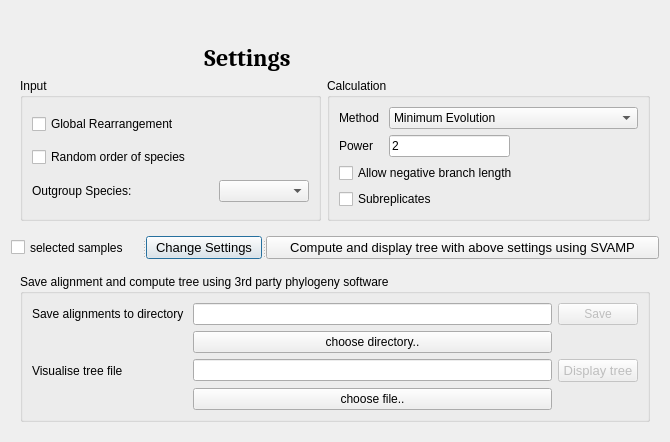
<?xml version="1.0" encoding="UTF-8"?>
<ui version="4.0">
 <class>TreeOptionsDialog</class>
 <widget class="QDialog" name="TreeOptionsDialog">
  <property name="geometry">
   <rect>
    <x>0</x>
    <y>0</y>
    <width>670</width>
    <height>442</height>
   </rect>
  </property>
  <property name="sizePolicy">
   <sizepolicy hsizetype="Minimum" vsizetype="Minimum">
    <horstretch>0</horstretch>
    <verstretch>0</verstretch>
   </sizepolicy>
  </property>
  <property name="windowTitle">
   <string>SVAMP : Tree Options Dialog</string>
  </property>
  <layout class="QVBoxLayout" name="verticalLayout">
   <item>
    <widget class="QFrame" name="frame_advancedSet">
     <property name="frameShape">
      <enum>QFrame::NoFrame</enum>
     </property>
     <property name="frameShadow">
      <enum>QFrame::Raised</enum>
     </property>
     <property name="lineWidth">
      <number>0</number>
     </property>
     <layout class="QGridLayout" name="gridLayout_5" rowstretch="1,0,0,0,0,0">
      <item row="4" column="1">
       <widget class="QLabel" name="label_title">
        <property name="font">
         <font>
          <family>Cambria</family>
          <pointsize>18</pointsize>
          <weight>75</weight>
          <bold>true</bold>
         </font>
        </property>
        <property name="text">
         <string>Settings</string>
        </property>
        <property name="alignment">
         <set>Qt::AlignCenter</set>
        </property>
       </widget>
      </item>
      <item row="5" column="0" colspan="2">
       <widget class="QGroupBox" name="groupBox_input">
        <property name="title">
         <string>Input</string>
        </property>
        <layout class="QGridLayout" name="gridLayout_3">
         <item row="0" column="0" colspan="3">
          <widget class="QCheckBox" name="checkBox_globalArrange">
           <property name="text">
            <string>Global Rearrangement</string>
           </property>
          </widget>
         </item>
         <item row="1" column="0" colspan="3">
          <widget class="QCheckBox" name="checkBox_randomSp">
           <property name="text">
            <string>Random order of species</string>
           </property>
          </widget>
         </item>
         <item row="2" column="0" colspan="2">
          <widget class="QLabel" name="label">
           <property name="text">
            <string>Outgroup Species:</string>
           </property>
          </widget>
         </item>
         <item row="2" column="2">
          <widget class="QComboBox" name="comboBox_sampleList"/>
         </item>
        </layout>
       </widget>
      </item>
      <item row="5" column="2" colspan="2">
       <widget class="QGroupBox" name="groupBox_2">
        <property name="title">
         <string>Calculation</string>
        </property>
        <layout class="QGridLayout" name="gridLayout_2" columnstretch="1,0,0,0">
         <item row="0" column="0">
          <widget class="QLabel" name="label_method">
           <property name="text">
            <string>Method </string>
           </property>
          </widget>
         </item>
         <item row="0" column="1" colspan="3">
          <widget class="QComboBox" name="comboBox_method">
           <item>
            <property name="text">
             <string>Minimum Evolution</string>
            </property>
           </item>
           <item>
            <property name="text">
             <string>Fitch-Margoliash</string>
            </property>
           </item>
          </widget>
         </item>
         <item row="1" column="0">
          <widget class="QLabel" name="label_power">
           <property name="text">
            <string>Power </string>
           </property>
          </widget>
         </item>
         <item row="1" column="1">
          <widget class="QLineEdit" name="lineEdit_power">
           <property name="text">
            <string>2</string>
           </property>
          </widget>
         </item>
         <item row="1" column="2" colspan="2">
          <spacer name="horizontalSpacer_4">
           <property name="orientation">
            <enum>Qt::Horizontal</enum>
           </property>
           <property name="sizeHint" stdset="0">
            <size>
             <width>122</width>
             <height>20</height>
            </size>
           </property>
          </spacer>
         </item>
         <item row="2" column="0" colspan="3">
          <widget class="QCheckBox" name="checkBox_negallowed">
           <property name="text">
            <string>Allow negative branch length</string>
           </property>
          </widget>
         </item>
         <item row="3" column="0" colspan="2">
          <widget class="QCheckBox" name="checkBox_replicates">
           <property name="text">
            <string>Subreplicates</string>
           </property>
          </widget>
         </item>
        </layout>
       </widget>
      </item>
     </layout>
    </widget>
   </item>
   <item>
    <widget class="QSplitter" name="splitter">
     <property name="orientation">
      <enum>Qt::Horizontal</enum>
     </property>
     <widget class="QCheckBox" name="checkBox_selectedsamples">
      <property name="text">
       <string>selected samples</string>
      </property>
     </widget>
     <widget class="QPushButton" name="pushButton_more">
      <property name="enabled">
       <bool>true</bool>
      </property>
      <property name="font">
       <font>
        <pointsize>10</pointsize>
       </font>
      </property>
      <property name="text">
       <string>Change Settings</string>
      </property>
     </widget>
     <widget class="QPushButton" name="pushButton_ok">
      <property name="font">
       <font>
        <pointsize>10</pointsize>
       </font>
      </property>
      <property name="text">
       <string>Compute and display tree with above settings using SVAMP</string>
      </property>
     </widget>
    </widget>
   </item>
   <item>
    <widget class="QFrame" name="frame">
     <property name="frameShape">
      <enum>QFrame::NoFrame</enum>
     </property>
     <property name="frameShadow">
      <enum>QFrame::Raised</enum>
     </property>
     <property name="lineWidth">
      <number>1</number>
     </property>
     <property name="midLineWidth">
      <number>0</number>
     </property>
     <layout class="QGridLayout" name="gridLayout_6">
      <item row="0" column="0">
       <widget class="QGroupBox" name="groupBox">
        <property name="title">
         <string>Save alignment and compute tree using 3rd party phylogeny software</string>
        </property>
        <layout class="QGridLayout" name="gridLayout_7">
         <item row="9" column="3">
          <widget class="QPushButton" name="pushButton_choosefile">
           <property name="text">
            <string>choose file..</string>
           </property>
          </widget>
         </item>
         <item row="3" column="3">
          <widget class="QLineEdit" name="lineEdit_alignFile">
           <property name="text">
            <string/>
           </property>
           <property name="readOnly">
            <bool>true</bool>
           </property>
          </widget>
         </item>
         <item row="8" column="3">
          <widget class="QLineEdit" name="lineEdit_treeFile">
           <property name="text">
            <string/>
           </property>
           <property name="readOnly">
            <bool>true</bool>
           </property>
          </widget>
         </item>
         <item row="3" column="1">
          <widget class="QLabel" name="label_5">
           <property name="text">
            <string>Save alignments to directory </string>
           </property>
          </widget>
         </item>
         <item row="3" column="4">
          <widget class="QPushButton" name="pushButton_save">
           <property name="enabled">
            <bool>false</bool>
           </property>
           <property name="text">
            <string>Save</string>
           </property>
          </widget>
         </item>
         <item row="8" column="4">
          <widget class="QPushButton" name="pushButton_display_tree">
           <property name="enabled">
            <bool>false</bool>
           </property>
           <property name="font">
            <font>
             <pointsize>10</pointsize>
            </font>
           </property>
           <property name="text">
            <string>Display tree</string>
           </property>
          </widget>
         </item>
         <item row="4" column="3">
          <widget class="QPushButton" name="pushButton_choosedirectory">
           <property name="text">
            <string>choose directory..</string>
           </property>
          </widget>
         </item>
         <item row="8" column="1">
          <widget class="QLabel" name="label_4">
           <property name="text">
            <string>Visualise tree file</string>
           </property>
          </widget>
         </item>
        </layout>
       </widget>
      </item>
     </layout>
     <zorder>groupBox</zorder>
     <zorder>pushButton_save</zorder>
     <zorder>pushButton_display_tree</zorder>
    </widget>
   </item>
  </layout>
 </widget>
 <resources/>
 <connections/>
</ui>
